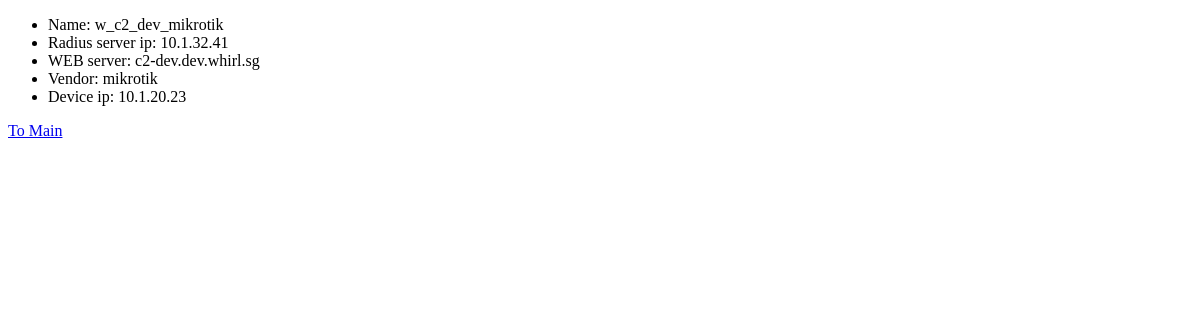
The page /ssid/w_c2_dev_mikrotik on the database as committed earlier.
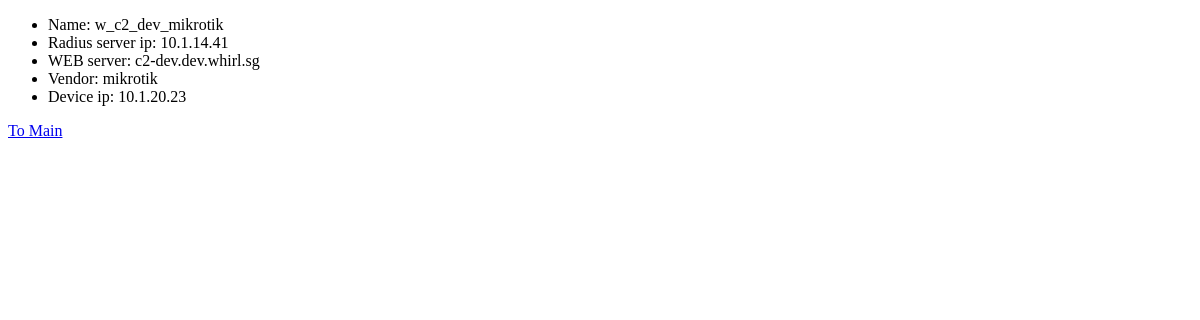
The same page on the database as committed later.
### ssid/models.py (models this page shows, shortened)
class ssid(models.Model):
    name=models.CharField(max_length=120,unique=True)
    status=models.IntegerField()
    vendor=models.CharField(max_length=120)
    ip=models.CharField(max_length=120)
    radius=models.CharField(max_length=120)
    web=models.CharField(max_length=120)
    acl=models.CharField(max_length=120,blank=True)
    wlan_id=models.CharField(max_length=120,default="")

### ssid/views.py (the view)
# urls.py: url(r'^ssid/(.*)', detail),
def detail(request,name):
    a = ssid.objects.get(name=name)
    return render(request, 'ssid/detail.html', {'instance': a})

### ssid/templates/ssid/detail.html (shortened to what this page needs)
<!DOCTYPE html>
<html lang="en">
<head>
</head>
<body>
<div>
    <ul>
<li>Name: {{ instance.name }}<br></li>
<li>Radius server ip: {{ instance.radius }}</li>
<li>WEB server: {{ instance.web }}</li>
<li>Vendor: {{ instance.vendor }}</li>
<li>Device ip: {{ instance.ip }}</li>
        </ul>
<a href="/">To Main</a>
</div>
</body>
</html>

Rows that differ between the two databases and show on the page:
changed ssid "w_c2_dev_mikrotik": radius "10.1.32.41" → "10.1.14.41"
